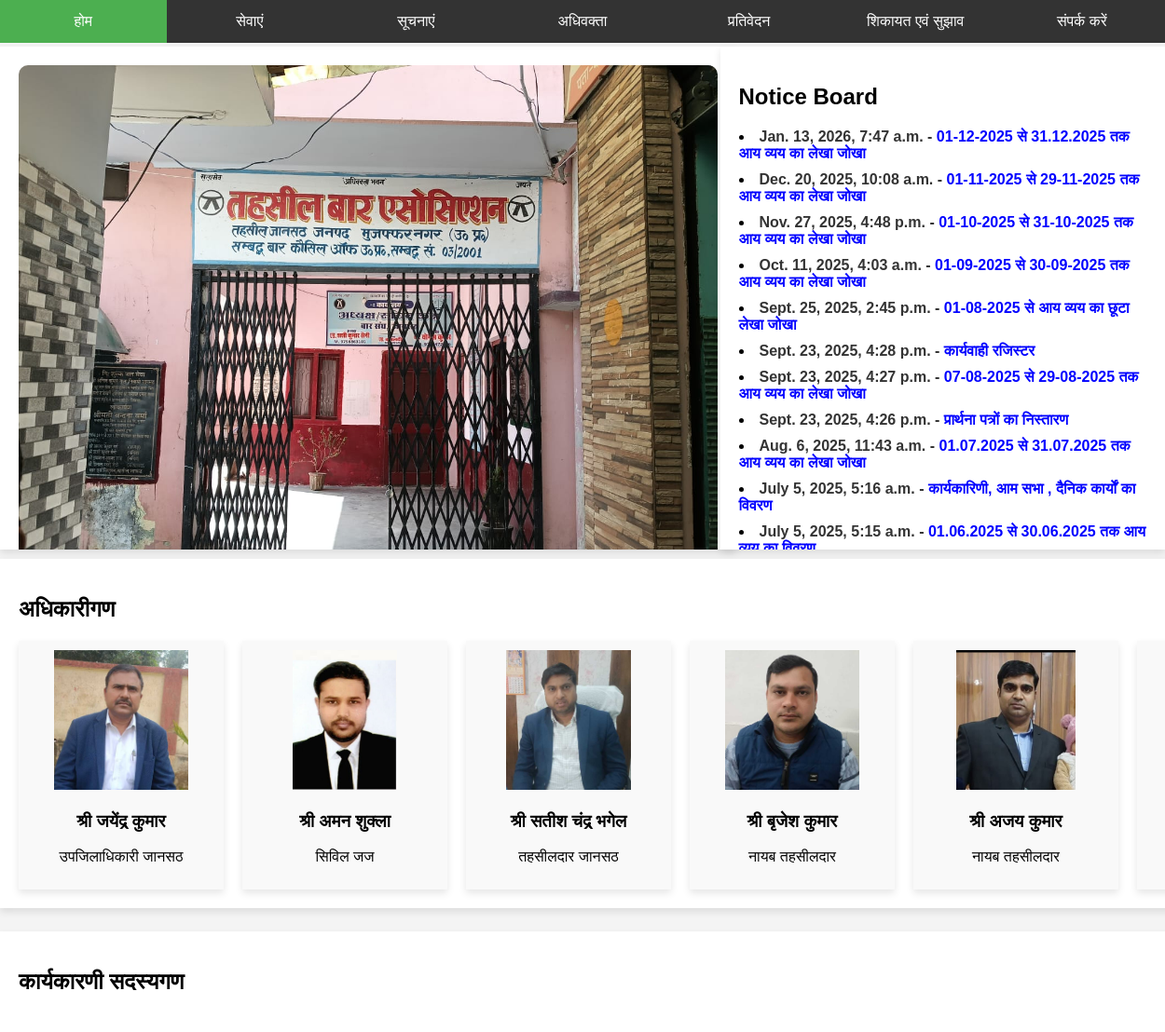
Before: / with the older database file.
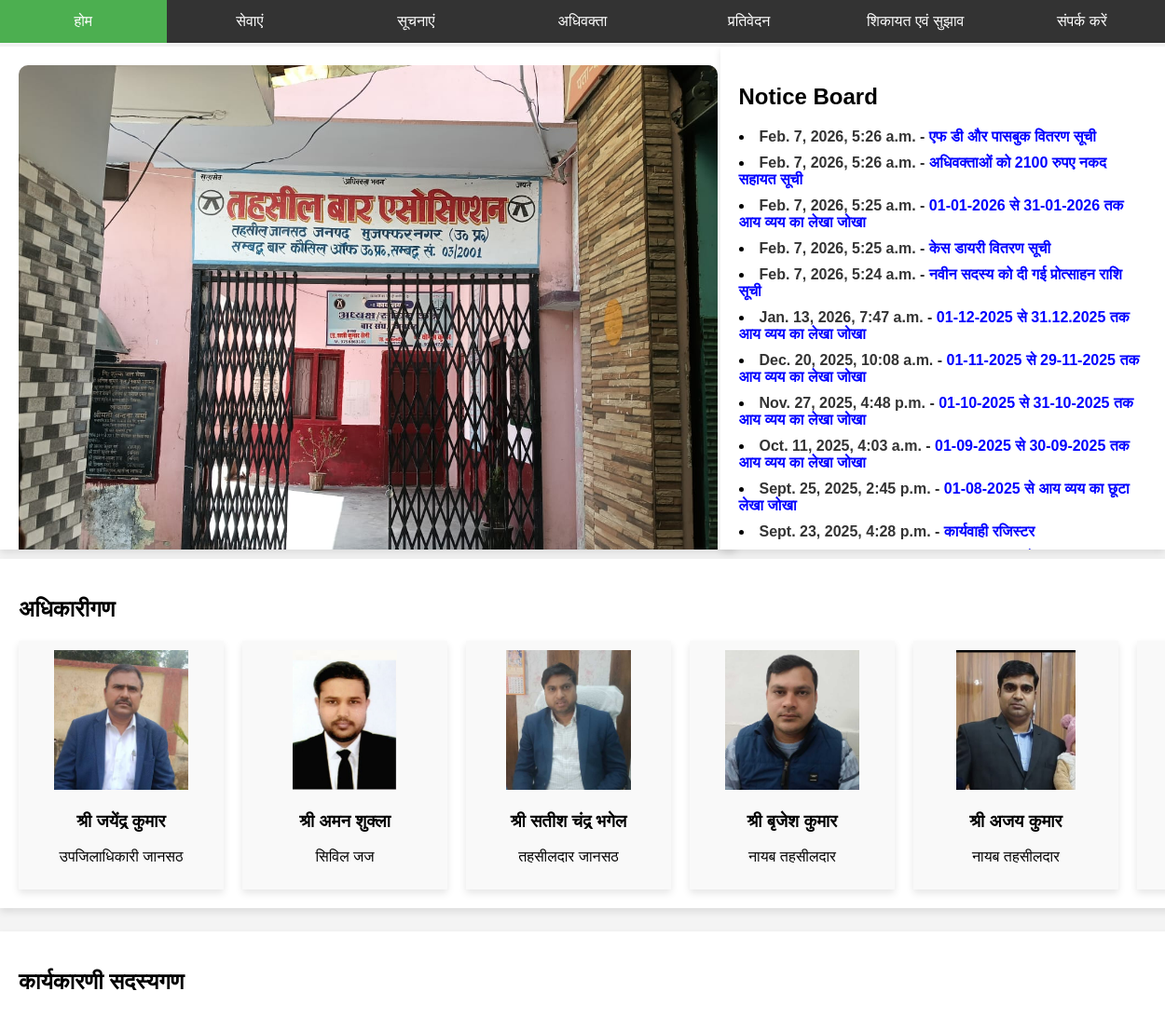
After: the same page with the newer database file.
### dashboard/models.py (models this page shows, shortened)
class Banner(models.Model):
    title = models.CharField(max_length=100, default=None, blank=True, null=True)
    image = models.ImageField(upload_to='banners/')
    created_at = models.DateTimeField(auto_now_add=True)

### notice/models.py (models this page shows, shortened)
class Notice(models.Model):
    title = models.CharField(max_length=100)
    content = models.TextField(default=None, blank=True, null=True)
    file = models.FileField(upload_to='notice/')
    created_at = models.DateTimeField(auto_now_add=True)
    updated_at = models.DateTimeField(auto_now=True)
    is_active = models.BooleanField(default=True)

### officer/models.py (models this page shows, shortened)
class Officers(models.Model):
    name = models.CharField(max_length=100)
    position= models.CharField(max_length=100)
    rank = models.IntegerField()
    phone = models.CharField(max_length=100, default=None, blank=True, null=True)
    image = models.ImageField(upload_to='officer/images')
    date = models.DateField(auto_now=True)

### dashboard/views.py (the view)
# urls.py: path('', include('dashboard.urls')),
def dashboard(request) -> HttpResponse:
    notices = Notice.objects.filter(is_active=True).order_by('-created_at')[:12]
    banners = Banner.objects.all()
    current_year = datetime.now().year
    members = AdvocateRole.objects.filter(appointed_on__year=current_year).order_by('appointed_on')
    officers = Officers.objects.all().order_by('rank')
    return render(request, 'dashboard.html', context={'notices': notices, 'banners': banners, 'members': members, 'officers': officers})

### dashboard/templates/dashboard.html (shortened to what this page needs)
{% extends "base.html" %}
{% block content %}
    <section class="dashboard-section">
        <div class="left-section">
            <div class="image-slider">
                {% for banner in banners %}
                    <img src="media/{{banner.image}}" alt="{{ banner.title}}" style="width:100%; display:block;">
                {% endfor %}
            </div>
        </div>
        <div class="link-list" style="position: absolute; right: 0px; top: 50px; width: 35%; height: 500px; padding: 20px; box-shadow: 0 4px 8px rgba(0, 0, 0, 0.1); background-color: #fff; overflow: hidden;">
            <h2>Notice Board</h2>
                {% for notice in notices %}
                    <li style="margin-bottom: 10px;">
                        <a href="media/{{ notice.file }}" target="_blank" style="text-decoration: none; color: #333; font-weight: bold; word-wrap: break-word;">
                            {{ notice.updated_at }} - <span style="color: blue; cursor: pointer;">{{ notice.title }}</span>
                        </a>
                    </li>
                {% endfor %}
        </div>
        <div class="officer-section" style="position: absolute; left: 0; top: 600px; width: 100%; padding: 20px; box-shadow: 0 4px 8px rgba(0, 0, 0, 0.1); background-color: #fff; overflow: hidden;">
            <h2>अधिकारीगण</h2>
            <div class="officer-box" style="display: flex; gap: 20px; animation: scroll-horizontal 10s linear infinite;">
            <div class="officer-wrapper" style="display: flex; gap: 20px;">
                {% for officer in officers %}
                <div class="officer-card" style="width: 200px; padding: 10px; box-shadow: 0 4px 8px rgba(0, 0, 0, 0.1); background-color: #f9f9f9; text-align: center; flex-shrink: 0;">
                    <img src="media/{{ officer.image }}" alt="{{ officer.name }}" style="width: 150px; height: 150px; object-fit: contain; border-radius: 0%;">
                    <h3>{{ officer.name }}</h3>
                    <p>{{ officer.position }}</p>
                </div>
                {% endfor %}
            </div>
            </div>
        </div>
        <div class="advocate-section" style="position: absolute; left: 0; top: 1000px; width: 100%; padding: 20px; box-shadow: 0 4px 8px rgba(0, 0, 0, 0.1); background-color: #fff;">
            <h2>कार्यकारणी सदस्यगण</h2>
        </div>
    </section>
{% endblock content %}

Changed rows visible on the page:
no longer on this page (row unchanged): Notice: updated_at "Sept. 23, 2025, 4:27 p.m.", title "07-08-2025 से 29-08-2025 तक आय व्यय का लेखा जोखा"
no longer on this page (row unchanged): Notice: updated_at "Sept. 23, 2025, 4:26 p.m.", title "प्रार्थना पत्रों का निस्तारण"
no longer on this page (row unchanged): Notice: updated_at "Aug. 6, 2025, 11:43 a.m.", title "01.07.2025 से 31.07.2025 तक आय व्यय का लेखा जोखा"
no longer on this page (row unchanged): Notice: updated_at "July 5, 2025, 5:16 a.m.", title "कार्यकारिणी, आम सभा , दैनिक कार्यों का विवरण"
no longer on this page (row unchanged): Notice: updated_at "July 5, 2025, 5:15 a.m.", title "01.06.2025 से 30.06.2025 तक आय…"
added Notice: updated_at "Feb. 7, 2026, 5:26 a.m.", title "एफ डी और पासबुक वितरण सूची"
added Notice: updated_at "Feb. 7, 2026, 5:26 a.m.", title "अधिवक्ताओं को 2100 रुपए नकद सहायत सूची"
added Notice: updated_at "Feb. 7, 2026, 5:25 a.m.", title "01-01-2026 से 31-01-2026 तक आय व्यय का लेखा जोखा"
added Notice: updated_at "Feb. 7, 2026, 5:25 a.m.", title "केस डायरी वितरण सूची"
added Notice: updated_at "Feb. 7, 2026, 5:24 a.m.", title "नवीन सदस्य को दी गई प्रोत्साहन राशि सूची"
